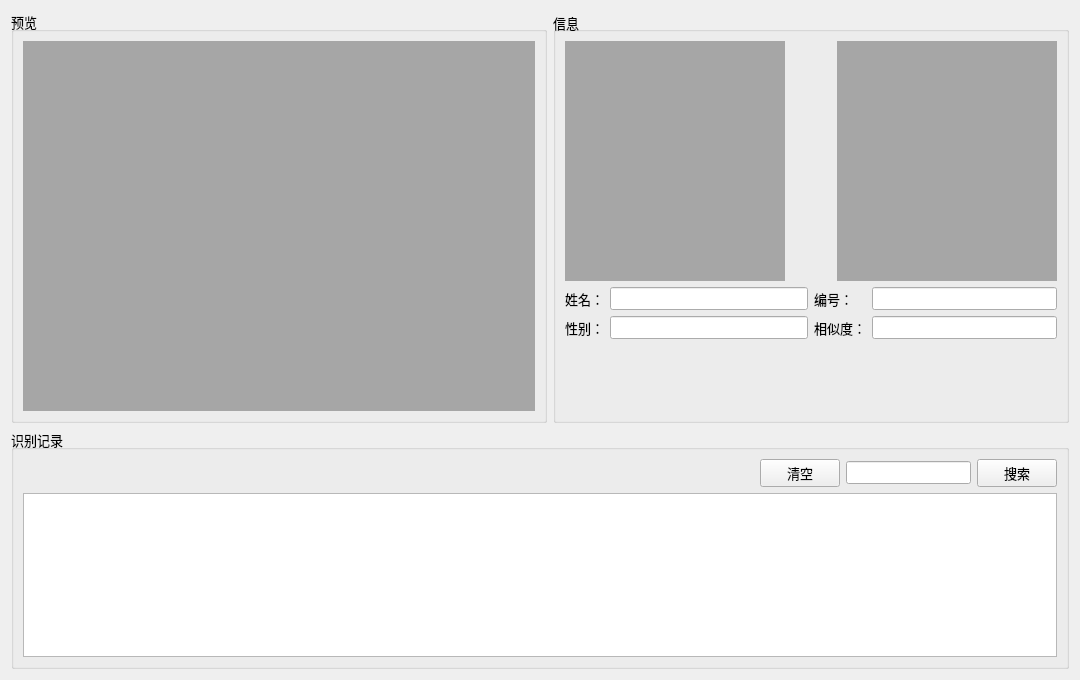
<?xml version="1.0" encoding="UTF-8"?>
<ui version="4.0">
 <class>PreviewView</class>
 <widget class="QWidget" name="PreviewView">
  <property name="geometry">
   <rect>
    <x>0</x>
    <y>0</y>
    <width>1080</width>
    <height>680</height>
   </rect>
  </property>
  <property name="sizePolicy">
   <sizepolicy hsizetype="Expanding" vsizetype="Expanding">
    <horstretch>0</horstretch>
    <verstretch>0</verstretch>
   </sizepolicy>
  </property>
  <property name="windowTitle">
   <string>Form</string>
  </property>
  <layout class="QVBoxLayout" name="verticalLayout">
   <item>
    <layout class="QHBoxLayout" name="horizontalLayout">
     <item>
      <widget class="QGroupBox" name="boxPreview">
       <property name="sizePolicy">
        <sizepolicy hsizetype="Expanding" vsizetype="Expanding">
         <horstretch>0</horstretch>
         <verstretch>0</verstretch>
        </sizepolicy>
       </property>
       <property name="font">
        <font>
         <family>Microsoft YaHei UI</family>
         <pointsize>10</pointsize>
        </font>
       </property>
       <property name="title">
        <string>预览</string>
       </property>
       <layout class="QVBoxLayout" name="verticalLayout_5">
        <item>
         <widget class="QLabel" name="picPreview1">
          <property name="sizePolicy">
           <sizepolicy hsizetype="Expanding" vsizetype="Expanding">
            <horstretch>0</horstretch>
            <verstretch>0</verstretch>
           </sizepolicy>
          </property>
          <property name="palette">
           <palette>
            <active>
             <colorrole role="Base">
              <brush brushstyle="SolidPattern">
               <color alpha="255">
                <red>255</red>
                <green>255</green>
                <blue>255</blue>
               </color>
              </brush>
             </colorrole>
             <colorrole role="Window">
              <brush brushstyle="SolidPattern">
               <color alpha="196">
                <red>145</red>
                <green>145</green>
                <blue>145</blue>
               </color>
              </brush>
             </colorrole>
            </active>
            <inactive>
             <colorrole role="Base">
              <brush brushstyle="SolidPattern">
               <color alpha="255">
                <red>255</red>
                <green>255</green>
                <blue>255</blue>
               </color>
              </brush>
             </colorrole>
             <colorrole role="Window">
              <brush brushstyle="SolidPattern">
               <color alpha="196">
                <red>145</red>
                <green>145</green>
                <blue>145</blue>
               </color>
              </brush>
             </colorrole>
            </inactive>
            <disabled>
             <colorrole role="Base">
              <brush brushstyle="SolidPattern">
               <color alpha="196">
                <red>145</red>
                <green>145</green>
                <blue>145</blue>
               </color>
              </brush>
             </colorrole>
             <colorrole role="Window">
              <brush brushstyle="SolidPattern">
               <color alpha="196">
                <red>145</red>
                <green>145</green>
                <blue>145</blue>
               </color>
              </brush>
             </colorrole>
            </disabled>
           </palette>
          </property>
          <property name="autoFillBackground">
           <bool>true</bool>
          </property>
          <property name="frameShape">
           <enum>QFrame::NoFrame</enum>
          </property>
          <property name="text">
           <string/>
          </property>
         </widget>
        </item>
       </layout>
      </widget>
     </item>
     <item>
      <widget class="QGroupBox" name="boxInfo">
       <property name="sizePolicy">
        <sizepolicy hsizetype="Maximum" vsizetype="Expanding">
         <horstretch>0</horstretch>
         <verstretch>0</verstretch>
        </sizepolicy>
       </property>
       <property name="font">
        <font>
         <family>Microsoft YaHei UI</family>
         <pointsize>10</pointsize>
        </font>
       </property>
       <property name="title">
        <string>信息</string>
       </property>
       <property name="alignment">
        <set>Qt::AlignLeading|Qt::AlignLeft|Qt::AlignVCenter</set>
       </property>
       <property name="flat">
        <bool>false</bool>
       </property>
       <layout class="QVBoxLayout" name="verticalLayout_4">
        <item>
         <layout class="QHBoxLayout" name="horizontalLayout_3">
          <item>
           <widget class="QLabel" name="picCapture">
            <property name="sizePolicy">
             <sizepolicy hsizetype="Maximum" vsizetype="Expanding">
              <horstretch>0</horstretch>
              <verstretch>0</verstretch>
             </sizepolicy>
            </property>
            <property name="minimumSize">
             <size>
              <width>220</width>
              <height>240</height>
             </size>
            </property>
            <property name="maximumSize">
             <size>
              <width>220</width>
              <height>240</height>
             </size>
            </property>
            <property name="palette">
             <palette>
              <active>
               <colorrole role="Base">
                <brush brushstyle="SolidPattern">
                 <color alpha="255">
                  <red>255</red>
                  <green>255</green>
                  <blue>255</blue>
                 </color>
                </brush>
               </colorrole>
               <colorrole role="Window">
                <brush brushstyle="SolidPattern">
                 <color alpha="196">
                  <red>145</red>
                  <green>145</green>
                  <blue>145</blue>
                 </color>
                </brush>
               </colorrole>
              </active>
              <inactive>
               <colorrole role="Base">
                <brush brushstyle="SolidPattern">
                 <color alpha="255">
                  <red>255</red>
                  <green>255</green>
                  <blue>255</blue>
                 </color>
                </brush>
               </colorrole>
               <colorrole role="Window">
                <brush brushstyle="SolidPattern">
                 <color alpha="196">
                  <red>145</red>
                  <green>145</green>
                  <blue>145</blue>
                 </color>
                </brush>
               </colorrole>
              </inactive>
              <disabled>
               <colorrole role="Base">
                <brush brushstyle="SolidPattern">
                 <color alpha="196">
                  <red>145</red>
                  <green>145</green>
                  <blue>145</blue>
                 </color>
                </brush>
               </colorrole>
               <colorrole role="Window">
                <brush brushstyle="SolidPattern">
                 <color alpha="196">
                  <red>145</red>
                  <green>145</green>
                  <blue>145</blue>
                 </color>
                </brush>
               </colorrole>
              </disabled>
             </palette>
            </property>
            <property name="autoFillBackground">
             <bool>true</bool>
            </property>
            <property name="frameShape">
             <enum>QFrame::NoFrame</enum>
            </property>
            <property name="text">
             <string/>
            </property>
            <property name="scaledContents">
             <bool>true</bool>
            </property>
            <property name="alignment">
             <set>Qt::AlignCenter</set>
            </property>
           </widget>
          </item>
          <item>
           <widget class="QLabel" name="picSymbol">
            <property name="sizePolicy">
             <sizepolicy hsizetype="Fixed" vsizetype="Fixed">
              <horstretch>0</horstretch>
              <verstretch>0</verstretch>
             </sizepolicy>
            </property>
            <property name="minimumSize">
             <size>
              <width>40</width>
              <height>40</height>
             </size>
            </property>
            <property name="text">
             <string/>
            </property>
            <property name="scaledContents">
             <bool>false</bool>
            </property>
            <property name="margin">
             <number>0</number>
            </property>
            <property name="indent">
             <number>-1</number>
            </property>
           </widget>
          </item>
          <item>
           <widget class="QLabel" name="picAvatar">
            <property name="sizePolicy">
             <sizepolicy hsizetype="Minimum" vsizetype="MinimumExpanding">
              <horstretch>0</horstretch>
              <verstretch>0</verstretch>
             </sizepolicy>
            </property>
            <property name="minimumSize">
             <size>
              <width>220</width>
              <height>240</height>
             </size>
            </property>
            <property name="maximumSize">
             <size>
              <width>220</width>
              <height>240</height>
             </size>
            </property>
            <property name="palette">
             <palette>
              <active>
               <colorrole role="Base">
                <brush brushstyle="SolidPattern">
                 <color alpha="255">
                  <red>255</red>
                  <green>255</green>
                  <blue>255</blue>
                 </color>
                </brush>
               </colorrole>
               <colorrole role="Window">
                <brush brushstyle="SolidPattern">
                 <color alpha="196">
                  <red>145</red>
                  <green>145</green>
                  <blue>145</blue>
                 </color>
                </brush>
               </colorrole>
              </active>
              <inactive>
               <colorrole role="Base">
                <brush brushstyle="SolidPattern">
                 <color alpha="255">
                  <red>255</red>
                  <green>255</green>
                  <blue>255</blue>
                 </color>
                </brush>
               </colorrole>
               <colorrole role="Window">
                <brush brushstyle="SolidPattern">
                 <color alpha="196">
                  <red>145</red>
                  <green>145</green>
                  <blue>145</blue>
                 </color>
                </brush>
               </colorrole>
              </inactive>
              <disabled>
               <colorrole role="Base">
                <brush brushstyle="SolidPattern">
                 <color alpha="196">
                  <red>145</red>
                  <green>145</green>
                  <blue>145</blue>
                 </color>
                </brush>
               </colorrole>
               <colorrole role="Window">
                <brush brushstyle="SolidPattern">
                 <color alpha="196">
                  <red>145</red>
                  <green>145</green>
                  <blue>145</blue>
                 </color>
                </brush>
               </colorrole>
              </disabled>
             </palette>
            </property>
            <property name="autoFillBackground">
             <bool>true</bool>
            </property>
            <property name="frameShape">
             <enum>QFrame::NoFrame</enum>
            </property>
            <property name="text">
             <string/>
            </property>
            <property name="scaledContents">
             <bool>true</bool>
            </property>
            <property name="alignment">
             <set>Qt::AlignCenter</set>
            </property>
           </widget>
          </item>
         </layout>
        </item>
        <item>
         <layout class="QHBoxLayout" name="horizontalLayout_4">
          <item>
           <layout class="QFormLayout" name="formLayout">
            <item row="0" column="0">
             <widget class="QLabel" name="textName">
              <property name="font">
               <font>
                <family>Microsoft YaHei UI</family>
                <pointsize>10</pointsize>
               </font>
              </property>
              <property name="text">
               <string>姓名：</string>
              </property>
             </widget>
            </item>
            <item row="0" column="1">
             <widget class="QLineEdit" name="edName">
              <property name="sizePolicy">
               <sizepolicy hsizetype="Expanding" vsizetype="Fixed">
                <horstretch>0</horstretch>
                <verstretch>0</verstretch>
               </sizepolicy>
              </property>
              <property name="readOnly">
               <bool>true</bool>
              </property>
             </widget>
            </item>
            <item row="1" column="0">
             <widget class="QLabel" name="textSex">
              <property name="font">
               <font>
                <family>Microsoft YaHei UI</family>
                <pointsize>10</pointsize>
               </font>
              </property>
              <property name="text">
               <string>性别：</string>
              </property>
             </widget>
            </item>
            <item row="1" column="1">
             <widget class="QLineEdit" name="edSex">
              <property name="sizePolicy">
               <sizepolicy hsizetype="Expanding" vsizetype="Fixed">
                <horstretch>0</horstretch>
                <verstretch>0</verstretch>
               </sizepolicy>
              </property>
              <property name="readOnly">
               <bool>true</bool>
              </property>
             </widget>
            </item>
           </layout>
          </item>
          <item>
           <layout class="QFormLayout" name="formLayout_2">
            <item row="0" column="0">
             <widget class="QLabel" name="textId">
              <property name="font">
               <font>
                <family>Microsoft YaHei UI</family>
                <pointsize>10</pointsize>
               </font>
              </property>
              <property name="text">
               <string>编号：</string>
              </property>
             </widget>
            </item>
            <item row="0" column="1">
             <widget class="QLineEdit" name="edId">
              <property name="sizePolicy">
               <sizepolicy hsizetype="Expanding" vsizetype="Fixed">
                <horstretch>0</horstretch>
                <verstretch>0</verstretch>
               </sizepolicy>
              </property>
              <property name="readOnly">
               <bool>true</bool>
              </property>
             </widget>
            </item>
            <item row="1" column="0">
             <widget class="QLabel" name="textSimilarity">
              <property name="font">
               <font>
                <family>Microsoft YaHei UI</family>
                <pointsize>10</pointsize>
               </font>
              </property>
              <property name="text">
               <string>相似度：</string>
              </property>
             </widget>
            </item>
            <item row="1" column="1">
             <widget class="QLineEdit" name="edSimilarity">
              <property name="sizePolicy">
               <sizepolicy hsizetype="Expanding" vsizetype="Fixed">
                <horstretch>0</horstretch>
                <verstretch>0</verstretch>
               </sizepolicy>
              </property>
              <property name="inputMask">
               <string/>
              </property>
              <property name="text">
               <string/>
              </property>
              <property name="alignment">
               <set>Qt::AlignLeading|Qt::AlignLeft|Qt::AlignVCenter</set>
              </property>
              <property name="readOnly">
               <bool>true</bool>
              </property>
             </widget>
            </item>
           </layout>
          </item>
         </layout>
        </item>
       </layout>
      </widget>
     </item>
    </layout>
   </item>
   <item>
    <widget class="QGroupBox" name="boxAlarm">
     <property name="enabled">
      <bool>true</bool>
     </property>
     <property name="sizePolicy">
      <sizepolicy hsizetype="Expanding" vsizetype="Maximum">
       <horstretch>0</horstretch>
       <verstretch>0</verstretch>
      </sizepolicy>
     </property>
     <property name="minimumSize">
      <size>
       <width>400</width>
       <height>240</height>
      </size>
     </property>
     <property name="maximumSize">
      <size>
       <width>16777215</width>
       <height>240</height>
      </size>
     </property>
     <property name="font">
      <font>
       <family>Microsoft YaHei UI</family>
       <pointsize>10</pointsize>
      </font>
     </property>
     <property name="title">
      <string>识别记录</string>
     </property>
     <property name="flat">
      <bool>false</bool>
     </property>
     <layout class="QVBoxLayout" name="verticalLayout_3">
      <item>
       <layout class="QVBoxLayout" name="verticalLayout_2">
        <item>
         <layout class="QHBoxLayout" name="horizontalLayout_2">
          <item>
           <spacer name="horizontalSpacer">
            <property name="orientation">
             <enum>Qt::Horizontal</enum>
            </property>
            <property name="sizeHint" stdset="0">
             <size>
              <width>558</width>
              <height>20</height>
             </size>
            </property>
           </spacer>
          </item>
          <item>
           <widget class="QPushButton" name="btnAlarmClear">
            <property name="text">
             <string>清空</string>
            </property>
           </widget>
          </item>
          <item>
           <widget class="QLineEdit" name="edSearch">
            <property name="sizePolicy">
             <sizepolicy hsizetype="Fixed" vsizetype="Fixed">
              <horstretch>0</horstretch>
              <verstretch>0</verstretch>
             </sizepolicy>
            </property>
            <property name="inputMask">
             <string/>
            </property>
            <property name="text">
             <string/>
            </property>
           </widget>
          </item>
          <item>
           <widget class="QPushButton" name="btnSearch">
            <property name="text">
             <string>搜索</string>
            </property>
           </widget>
          </item>
         </layout>
        </item>
        <item>
         <widget class="QListWidget" name="alarmList"/>
        </item>
       </layout>
      </item>
     </layout>
    </widget>
   </item>
  </layout>
 </widget>
 <resources/>
 <connections/>
</ui>
